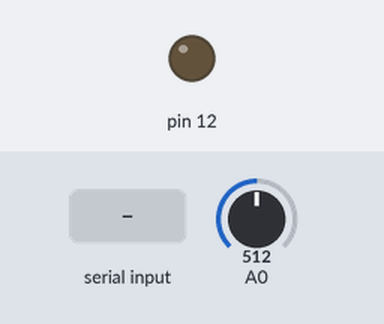
A sketch run on a simulated Arduino Uno, built with avr-gcc and run on an emulated ATmega328P. Parts: output pins drawn as LEDs (lit = HIGH). The inputs (shaded band) are chosen by the test bench; at power-on: A0 = 512. What the sketch prints to the serial monitor is not drawn.

Above: at 1.2 s.
1.3 s: "on" received over Serial
At 3.0 s:
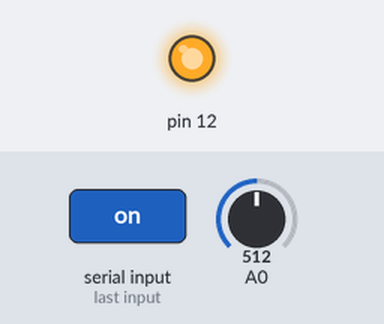
3.8 s: "1" received over Serial
At 5.1 s:
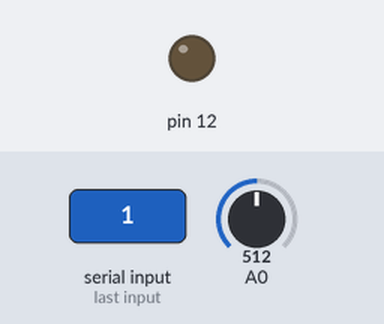
Timing chart, 0 to 6.8 s (numbered marks = the images above; inputs shaded):
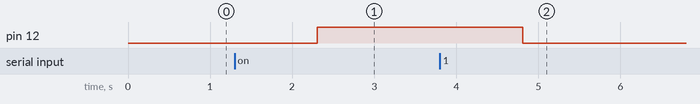

The sketch:

w9_arduinoProcessing.ino
```cpp
String msg;

void setup() {
  // put your setup code here, to run once:
  Serial.begin(9600);
  pinMode(12,OUTPUT);
}

void loop() {
  // put your main code here, to run repeatedly:
  /* Send output from sensor */
  Serial.println(analogRead(A0));

  /* Read from processing */
  while (Serial.available()){
    msg = Serial.readString();
    msg.trim();
    if (msg == "on"){
      digitalWrite(12,HIGH);
    }
    else if (msg = "off"){
      digitalWrite(12,LOW);
    }
  }
  delay(10);
}
```

Measured:
- after the input at 1.3 s, pin 12: LOW → HIGH after 1.0 s
- after the input at 3.8 s, pin 12: HIGH → LOW after 1.0 s
